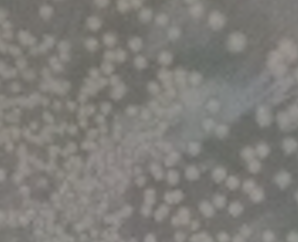
%> input picture FYP/image/testFrac1.png, 298 x 242 px
$ octave practice2.m   (GNU Octave 9; MATLAB toolbox functions it lacks are replaced by stand-ins)
%> lines starting %> are read from the running program, lines starting %| are printed output that depends on the picture
clc, clear;
% read image
img = rgb2gray(imread('image/testFrac1.png')); % for tophat
%> img: size 242x298 uint8; min 101, max 154, mean 124.8
% img = imread('image/E.coli-1.jpg'); % for gamma
figure, imshow(img);


% [24 lines of commented-out code are left out]
se = strel('disk',90);
img = imtophat(img, se);
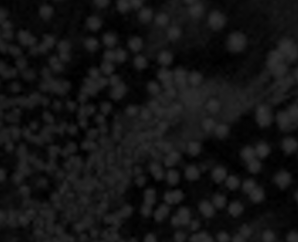
%> img: size 242x298 uint8; min 0, max 51, mean 19.3
% denoising
img_ = wiener2(img, [8 8]);
% gaussian filter
img_ = imgaussfilt(img_,0.75);
% % open operation
% SE = strel('disk',7);
% img_ = imopen(img_,SE);
% increase contrast
img_ = adapthisteq(img_);
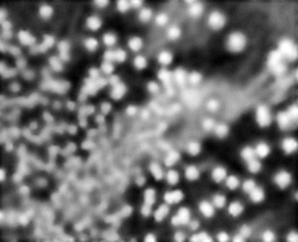
%> img_: size 242x298 uint8; min 0, max 255, mean 112.7
figure, imshow(img_);

std_im = stdfilt(img_);
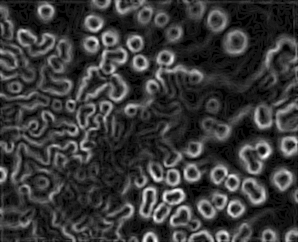
%> std_im: size 242x298 double; min 0, max 42.25, mean 9.5; drawn with min black and max white
featureSet = cat(3, img_, std_im);
imgSeg = imsegkmeans(featureSet, 4);
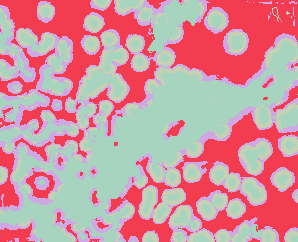
%> imgSeg: size 242x298 uint8; 4 distinct labels, from 1 to 4; one colour per label, 0 black
figure, imshow(imgSeg,[]);

$ run again, with FYP/image/testFrac2.png copied over FYP/image/testFrac1.png
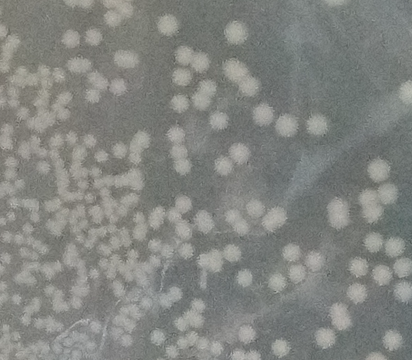
%> input picture FYP/image/testFrac2.png, 412 x 360 px
%> `std_im = stdfilt(img_);`:
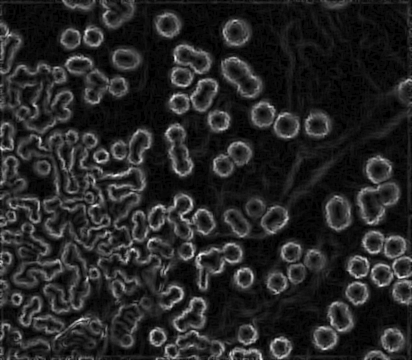
%> std_im: size 360x412 double; min 0, max 51.56, mean 7.8; drawn with min black and max white
%> `imgSeg = imsegkmeans(featureSet, 4);`:
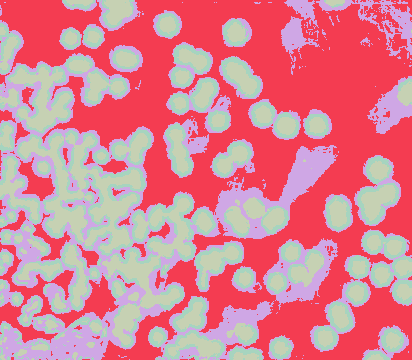
%> imgSeg: size 360x412 uint8; 4 distinct labels, from 1 to 4; one colour per label, 0 black

$ run again, with FYP/image/testFrac3.png copied over FYP/image/testFrac1.png
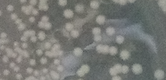
%> input picture FYP/image/testFrac3.png, 166 x 80 px
%> `std_im = stdfilt(img_);`:
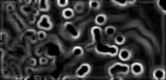
%> std_im: size 80x166 double; min 0, max 72.46, mean 15.2; drawn with min black and max white
%> `imgSeg = imsegkmeans(featureSet, 4);`:
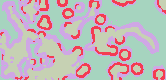
%> imgSeg: size 80x166 uint8; 4 distinct labels, from 1 to 4; one colour per label, 0 black
